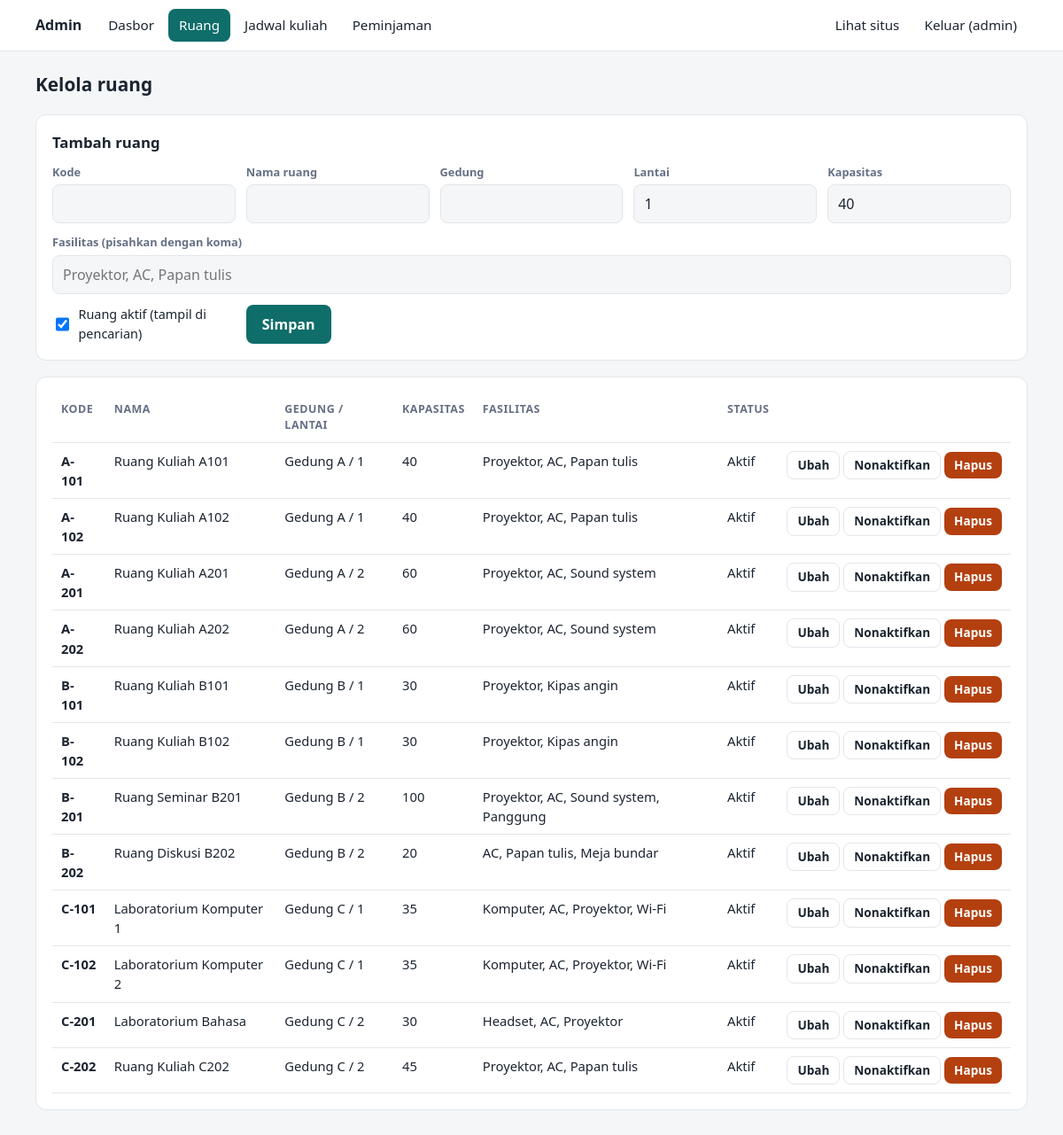
The app's page /admin/ruang.php (signed in) with its own data.
### tables this page shows
CREATE TABLE ruang (
  id        INT UNSIGNED NOT NULL AUTO_INCREMENT PRIMARY KEY,
  kode      VARCHAR(20)  NOT NULL UNIQUE,
  nama      VARCHAR(100) NOT NULL,
  gedung    VARCHAR(50)  NOT NULL,
  lantai    TINYINT UNSIGNED NOT NULL DEFAULT 1,
  kapasitas SMALLINT UNSIGNED NOT NULL DEFAULT 30,
  fasilitas VARCHAR(255) NOT NULL DEFAULT '',    
  aktif     TINYINT(1)   NOT NULL DEFAULT 1,
  INDEX idx_ruang_gedung (gedung, aktif)
);

### includes/functions.php (called while the page is built, shortened)
<?php
function e($v): string
{
    return htmlspecialchars((string)$v, ENT_QUOTES | ENT_SUBSTITUTE, 'UTF-8');
}

### admin/ruang.php (the view, shortened to what this page needs)
<?php
require_once __DIR__ . '/../includes/admin_layout.php';
$pdo = db();
$edit = null;
$daftar = $pdo->query('SELECT * FROM ruang ORDER BY gedung, lantai, kode')->fetchAll();
?>
<form method="post" class="kartu-admin">
    <h3><?= $edit ? 'Ubah ruang' : 'Tambah ruang' ?></h3>
    <div class="form-grid">
        <div><label>Kode</label><input type="text" name="kode" maxlength="20" required value="<?= e($edit['kode'] ?? '') ?>"></div>
        <div><label>Nama ruang</label><input type="text" name="nama" maxlength="100" required value="<?= e($edit['nama'] ?? '') ?>"></div>
        <div><label>Gedung</label><input type="text" name="gedung" maxlength="50" required value="<?= e($edit['gedung'] ?? '') ?>"></div>
        <div><label>Lantai</label><input type="number" name="lantai" min="0" max="50" required value="<?= e($edit['lantai'] ?? 1) ?>"></div>
        <div><label>Kapasitas</label><input type="number" name="kapasitas" min="1" max="1000" required value="<?= e($edit['kapasitas'] ?? 40) ?>"></div>
        <div class="lebar"><label>Fasilitas (pisahkan dengan koma)</label>
            <input type="text" name="fasilitas" maxlength="255" placeholder="Proyektor, AC, Papan tulis" value="<?= e($edit['fasilitas'] ?? '') ?>"></div>
        <div><label class="cek"><input type="checkbox" name="aktif" <?= !$edit || $edit['aktif'] ? 'checked' : '' ?>> Ruang aktif (tampil di pencarian)</label></div>
        <div>
            <button class="tombol" type="submit">Simpan</button>
        </div>
    </div>
</form>
<div class="kartu-admin tabel-bungkus">
    <table>
        <thead><tr><th>Kode</th><th>Nama</th><th>Gedung / Lantai</th><th>Kapasitas</th><th>Fasilitas</th><th>Status</th><th></th></tr></thead>
        <tbody>
        <?php foreach ($daftar as $r): ?>
            <tr>
                <td><b><?= e($r['kode']) ?></b></td>
                <td><?= e($r['nama']) ?></td>
                <td><?= e($r['gedung']) ?> / <?= (int)$r['lantai'] ?></td>
                <td><?= (int)$r['kapasitas'] ?></td>
                <td><?= e($r['fasilitas']) ?></td>
                <td><?= $r['aktif'] ? 'Aktif' : '<span class="muted">Nonaktif</span>' ?></td>
                <td class="aksi">
                    <a class="tombol sekunder kecil" href="ruang.php?edit=<?= (int)$r['id'] ?>">Ubah</a>
                    <form method="post"><?= csrf_field() ?><input type="hidden" name="aksi" value="toggle"><input type="hidden" name="id" value="<?= (int)$r['id'] ?>">
                        <button class="tombol sekunder kecil" type="submit"><?= $r['aktif'] ? 'Nonaktifkan' : 'Aktifkan' ?></button></form>
                    <form method="post" onsubmit="return confirm('Hapus ruang ini beserta seluruh jadwal dan peminjamannya?')">
                        <button class="tombol bahaya kecil" type="submit">Hapus</button></form>
                </td>
            </tr>
        <?php endforeach; ?>
        </tbody>
    </table>
</div>

### assets/style.css (style rules this page uses)
:root { --bg: #f4f6f8; --panel: #ffffff; --teks: #1b2430; --muted: #667085; --garis: #e2e6ea; --aksen: #0f6d6a; --aksen-teks: #ffffff; --ok: #17803d; --ok-bg: #e6f5ec; --no: #b4400f; --no-bg: #fdeee6; --radius: 12px; color-scheme: light dark; }
* { box-sizing: border-box; }
html { -webkit-text-size-adjust: 100%; }
body { margin: 0; background: var(--bg); color: var(--teks); font: 16px/1.5 system-ui, -apple-system, "Segoe UI", Roboto, "Helvetica Neue", Arial, sans-serif; }
label { display: block; font-size: .8rem; font-weight: 600; color: var(--muted); margin-bottom: 4px; }
input, select, button { font: inherit; }
input[type="text"], input[type="search"], input[type="number"], input[type="date"], input[type="time"], input[type="password"], select, textarea { width: 100%; padding: 9px 11px; border: 1px solid var(--garis); border-radius: 8px; background: var(--bg); color: var(--teks); }
.cek { display: flex; align-items: center; gap: 8px; margin: 0; font-size: .9rem; color: var(--teks); font-weight: 500; }
.cek input { width: 18px; height: 18px; }
.tombol { background: var(--aksen); color: var(--aksen-teks); border: 0; border-radius: 8px; padding: 10px 18px; font-weight: 600; cursor: pointer; text-decoration: none; display: inline-block; }
.tombol.sekunder { background: transparent; color: var(--teks); border: 1px solid var(--garis); }
.tombol.bahaya { background: var(--no); color: #fff; }
.tombol.kecil { padding: 5px 11px; font-size: .85rem; }
.kartu-admin { background: var(--panel); border: 1px solid var(--garis); border-radius: var(--radius); padding: 18px; }
.kartu-admin h3 { margin: 0 0 12px; font-size: 1.05rem; }
.form-grid { display: grid; grid-template-columns: repeat(auto-fit, minmax(190px, 1fr)); gap: 12px; align-items: end; }
.form-grid .lebar { grid-column: 1 / -1; }
.tabel-bungkus { overflow-x: auto; }
table { width: 100%; border-collapse: collapse; font-size: .92rem; }
th, td { text-align: left; padding: 9px 10px; border-bottom: 1px solid var(--garis); vertical-align: top; }
th { color: var(--muted); font-size: .78rem; text-transform: uppercase; letter-spacing: .04em; }
td.aksi { white-space: nowrap; }
td.aksi form { display: inline; }

### records on screen
ruang: kode "A-101", nama "Ruang Kuliah A101", gedung "Gedung A", lantai "1", kapasitas "40", fasilitas "Proyektor, AC, Papan tulis", aktif "Aktif"
ruang: kode "A-102", nama "Ruang Kuliah A102", gedung "Gedung A", lantai "1", kapasitas "40", fasilitas "Proyektor, AC, Papan tulis", aktif "Aktif"
ruang: kode "A-201", nama "Ruang Kuliah A201", gedung "Gedung A", lantai "2", kapasitas "60", fasilitas "Proyektor, AC, Sound system", aktif "Aktif"
ruang: kode "A-202", nama "Ruang Kuliah A202", gedung "Gedung A", lantai "2", kapasitas "60", fasilitas "Proyektor, AC, Sound system", aktif "Aktif"
ruang: kode "B-101", nama "Ruang Kuliah B101", gedung "Gedung B", lantai "1", kapasitas "30", fasilitas "Proyektor, Kipas angin", aktif "Aktif"
ruang: kode "B-102", nama "Ruang Kuliah B102", gedung "Gedung B", lantai "1", kapasitas "30", fasilitas "Proyektor, Kipas angin", aktif "Aktif"
ruang: kode "B-201", nama "Ruang Seminar B201", gedung "Gedung B", lantai "2", kapasitas "100", fasilitas "Proyektor, AC, Sound system, Panggung", aktif "Aktif"
ruang: kode "B-202", nama "Ruang Diskusi B202", gedung "Gedung B", lantai "2", kapasitas "20", fasilitas "AC, Papan tulis, Meja bundar", aktif "Aktif"
ruang: kode "C-101", nama "Laboratorium Komputer 1", gedung "Gedung C", lantai "1", kapasitas "35", fasilitas "Komputer, AC, Proyektor, Wi-Fi", aktif "Aktif"
ruang: kode "C-102", nama "Laboratorium Komputer 2", gedung "Gedung C", lantai "1", kapasitas "35", fasilitas "Komputer, AC, Proyektor, Wi-Fi", aktif "Aktif"
ruang: kode "C-201", nama "Laboratorium Bahasa", gedung "Gedung C", lantai "2", kapasitas "30", fasilitas "Headset, AC, Proyektor", aktif "Aktif"
ruang: kode "C-202", nama "Ruang Kuliah C202", gedung "Gedung C", lantai "2", kapasitas "45", fasilitas "Proyektor, AC, Papan tulis", aktif "Aktif"

### other values on screen
$label "Dasbor"
$label "Ruang"
$label "Jadwal kuliah"
$label "Peminjaman"
$_SESSION['admin_user'] "admin"
$judul "Kelola ruang"
